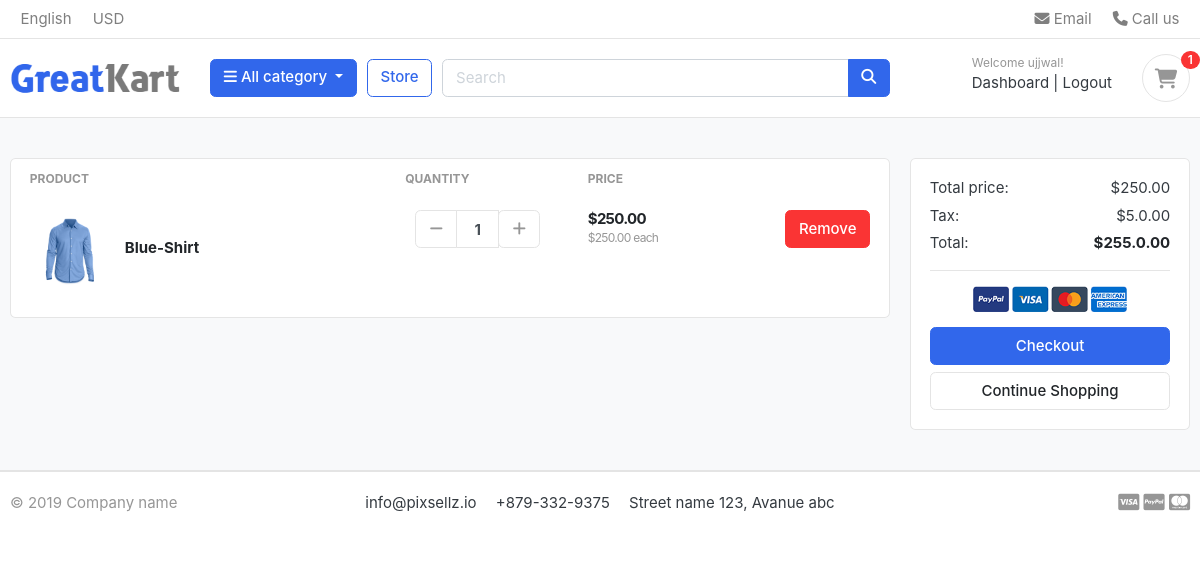
The app's page /cart/ (signed in), older data.
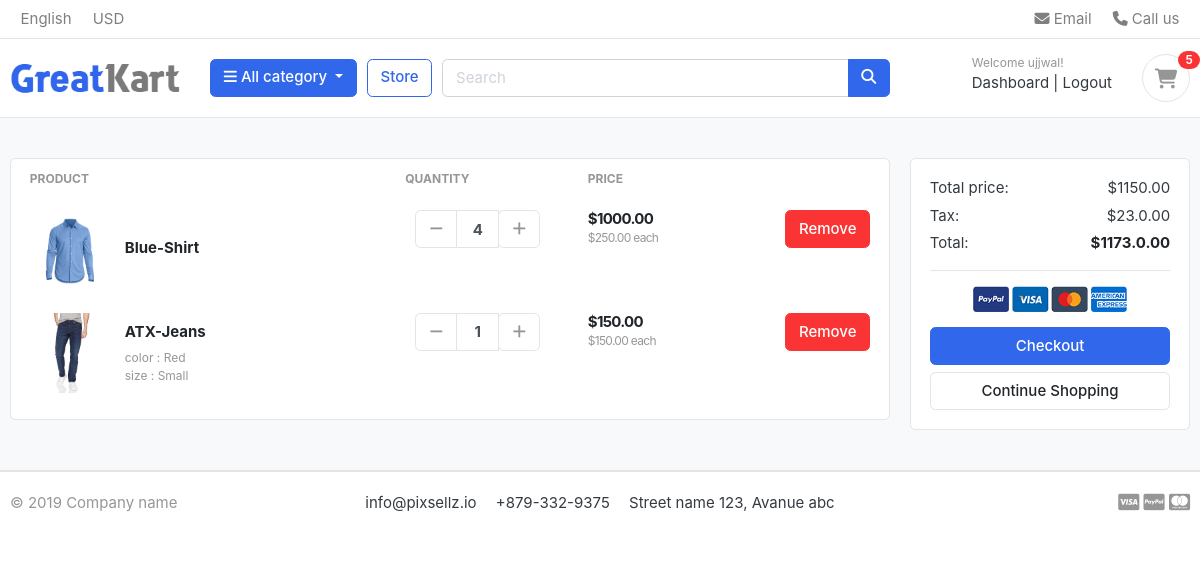
The same page, newer data.
### carts/models.py (models this page shows, shortened)
class CartItem(models.Model):
    user = models.ForeignKey(Account,on_delete=models.CASCADE,null=True)
    product = models.ForeignKey(Product, on_delete=models.CASCADE)
    variations = models.ManyToManyField(Variation)
    cart    = models.ForeignKey(Cart, on_delete=models.CASCADE, null=True)
    quantity = models.IntegerField()
    is_active = models.BooleanField(default=True)
    def sub_total(self):
        return self.product.price * self.quantity

### store/models.py (models this page shows, shortened)
class Product(models.Model):
    product_name    = models.CharField(max_length=200, unique=True)
    slug            = models.SlugField(max_length=200, unique=True)
    description     = models.TextField(max_length=500, blank=True)
    price           = models.IntegerField()
    images          = models.ImageField(upload_to='photos/products')
    stock           = models.IntegerField()
    is_available    = models.BooleanField(default=True)
    category        = models.ForeignKey(Category, on_delete=models.CASCADE)
    created_date    = models.DateTimeField(auto_now_add=True)
    modified_date   = models.DateTimeField(auto_now=True)
    def get_url(self):
        return reverse('product_detail', args=[self.category.slug, self.slug])             # product_detail =url name

class Variation(models.Model):
    product = models.ForeignKey(Product, on_delete=models.CASCADE)
    variation_category = models.CharField(max_length=150, choices=variation_category_choice)
    variation_value     = models.CharField(max_length=100)
    is_active           = models.BooleanField(default=True)
    created_date        = models.DateTimeField(auto_now=True)
    objects = VariationManager()

### carts/views.py (the view)
# urls.py: path('', views.cart,name="cart"),
def cart(request, total = 0, quantity = 0, cart_items = None):
    try:
        tax = 0
        grand_total = 0
        if request.user.is_authenticated:
            cart_items = CartItem.objects.filter(user=request.user, is_active = True)
        else:
            cart = Cart.objects.get(cart_id = _cart_id(request))
            cart_items = CartItem.objects.filter(cart = cart, is_active = True)
        for cart_item in cart_items:
            total += (cart_item.product.price * cart_item.quantity)
            quantity += cart_item.quantity
        tax = (2 * total)/100
        grand_total = total + tax
    except ObjectDoesNotExist:
        pass
    context = {
        'total' : total,
        'quantity' : quantity,
        'cart_items' : cart_items,
        'tax' : tax,
        'grand_total' : grand_total,
    }
    return render(request,'store/cart.html',context)

### carts/context_processors.py (called while the page is built)
def counter(request):
    cart_count = 0
    if 'admin' in request.path:
        return {}
    else:
        try:
            cart = Cart.objects.filter(cart_id = _cart_id(request))
            if request.user.is_authenticated:
                cart_items = CartItem.objects.all().filter(user=request.user)
            else:
                cart_items = CartItem.objects.all().filter(cart=cart[:1])
            for cart_item in cart_items:
                cart_count += cart_item.quantity
        except Cart.DoesNotExist:
            cart_count = 0
    return dict(cart_count=cart_count)

### carts/views.py (called while the page is built)
def  _cart_id(request):
    cart = request.session.session_key
    if not cart:
        cart = request.session.create()
    return cart

### category/context_processors.py (called while the page is built)
def menu_links(request):
    links = Category.objects.all()
    return dict(links = links)

### category/models.py (called while the page is built)
    def get_url(self):
        return reverse('products_by_category', args=[self.slug])             # products_by_category =url name

### templates/store/cart.html (shortened to what the changed rows need)
{% extends "base.html" %}
{% load static %}
{% block content %}
    <section class="section-content padding-y bg">
    <div class="container">
        {% if not cart_items %}
        <h2 class="text-center">Your Cart Is Empty</h2>
        <br>
        <div class="text-center">
            <a href="{% url 'store' %}" class="btn btn-primary">continue shopping</a>
        </div>
        <br>
        {% else %}
    <div class="row">
        <aside class="col-lg-9">
    <div class="card">
    <table class="table table-borderless table-shopping-cart">
    <thead class="text-muted">
    <tr class="small text-uppercase">
      <th scope="col">Product</th>
      <th scope="col" width="120">Quantity</th>
      <th scope="col" width="120">Price</th>
      <th scope="col" class="text-right" width="200"> </th>
    </tr>
    </thead>
    <tbody>
   {% for cart_item in cart_items %}
   <tr>
        <td>
            <figure class="itemside align-items-center">
                <div class="aside"><img src="{{ cart_item.product.images.url }}" class="img-sm"></div>
                <figcaption class="info">
                    <a href="{{ cart_item.product.get_url }}" class="title text-dark"><b>{{ cart_item.product.product_name }}</b></a>
                    <p class="text-muted small">
                        {% if cart_item.variations.all %}
                            {% for item in cart_item.variations.all %}
                                {{item.variation_category}} : {{item.variation_value | capfirst}}<br>
                            {% endfor %}
                        {% endif %}
                    </p>
                </figcaption>
            </figure>
        </td>
        <td>
                        <div class="col">
                            <div class="input-group input-spinner">
                                <div class="input-group-prepend">
                                <a href="{% url 'remove_cart' cart_item.product.id cart_item.id %}" class="btn btn-light" type="button" id="button-plus"> <i class="fa fa-minus"></i> </a>
                                </div>
                                <input type="text" class="form-control"  value="{{cart_item.quantity}}">
                                <div class="input-group-append">
                            <form action="{% url 'add_cart' cart_item.product.id %}" method="post">
                                <button class="btn btn-light" type="submit" id="button-minus"> <i class="fa fa-plus"></i> </button>
                            </form>
                            </div>
                            </div>
                        </div>
        </td>
        <td>
            <div class="price-wrap">
                <var class="price">${{cart_item.sub_total}}.00</var>
                <small class="text-muted"> ${{cart_item.product.price}}.00 each </small>
            </div>
        </td>
        <td class="text-right">
        <a href="{% url 'remove_cart_item' cart_item.product.id cart_item.id %}" onclick="return confirm('Are you sure you want to delete this item ?')" class="btn btn-danger"> Remove</a>
        </td>
    </tr>
   {% endfor %}
    </tbody>
    </table>
    </div>
        </aside>
        <aside class="col-lg-3">
            <div class="card">
            <div class="card-body">
                <dl class="dlist-align">
                  <dt>Total price:</dt>
                  <dd class="text-right">${{total}}.00</dd>
                </dl>
                <dl class="dlist-align">
                  <dt>Tax:</dt>
                  <dd class="text-right"> ${{tax}}.00</dd>
                </dl>
                <dl class="dlist-align">
                  <dt>Total:</dt>
                  <dd class="text-right text-dark b"><strong>${{grand_total}}.00</strong></dd>
                </dl>
                <hr>
                <p class="text-center mb-3">
                    <img src="{% static 'images/misc/payments.png' %}" height="26">
                </p>
                <a href="{% url 'checkout' %}" class="btn btn-primary btn-block"> Checkout </a>
                <a href="{% url 'store' %}" class="btn btn-light btn-block">Continue Shopping</a>
            </div>
            </div>
    </aside>
    </div>
    </div>
    </section>
    {% endif %}
    </body>
    </html>
{% endblock content %}

### templates/includes/navbar.html (shortened to what this page needs)
{% load static %}
<header class="section-header">
    <nav class="navbar p-md-0 navbar-expand-sm navbar-light border-bottom">
    <div class="container">
      <div class="collapse navbar-collapse" id="navbarTop4">
        <ul class="navbar-nav mr-auto">
            <li class="nav-item dropdown">
                 <a href="#" class="nav-link">   English </a>
            </li>
            <li class="nav-item dropdown">
                <a href="#" class="nav-link"> USD </a>
            </li>
        </ul>
        <ul class="navbar-nav">
            <li><a href="#" class="nav-link"> <i class="fa fa-envelope"></i> Email </a></li>
            <li><a href="#" class="nav-link"> <i class="fa fa-phone"></i> Call us </a></li>
        </ul>
      </div>
    </div>
    </nav>
    <section class="header-main border-bottom">
        <div class="container">
    <div class="row align-items-center">
        <div class="col-lg-2 col-md-3 col-6">
            <a href="/" class="brand-wrap">
                <img class="logo" src="{% static 'images/logo.png' %}">
            </a>
        </div>
        <div class="col-lg col-sm col-md col-6 flex-grow-0">
            <div class="category-wrap dropdown d-inline-block float-right">
                <button type="button" class="btn btn-primary dropdown-toggle" data-toggle="dropdown">
                    <i class="fa fa-bars"></i> All category
                </button>
            </div>
        </div>
        <a href="{% url 'store' %}" class="btn btn-outline-primary">Store</a>
        <div class="col-lg  col-md-6 col-sm-12 col">
            <form action="{% url 'search' %}" class="search" method='GET'>
                <div class="input-group w-100">
                    <input type="text" class="form-control" style="width:60%;" placeholder="Search" name="keyword">
                    <div class="input-group-append">
                      <button class="btn btn-primary" type="submit">
                        <i class="fa fa-search"></i>
                      </button>
                    </div>
                </div>
            </form>
        </div>
        <div class="col-lg-3 col-sm-6 col-8 order-2 order-lg-3">
                    <div class="d-flex justify-content-end mb-3 mb-lg-0">
                        {% if user.id is None %}
                        <div class="widget-header">
                            <small class="title text-muted">Welcome guest!</small>
                            <div>
                                <a href="{% url 'login' %}">Sign in</a> <span class="dark-transp"> | </span>
                                <a href="{% url 'register' %}"> Register</a>
                            </div>
                        </div>
                        <a href="{% url 'cart' %}" class="widget-header pl-3 ml-3">
                            <div class="icon icon-sm rounded-circle border"><i class="fa fa-shopping-cart"></i></div>
                            <span class="badge badge-pill badge-danger notify">{{cart_count}}</span>
                        </a>
                    </div>
                    {% else %}
                    <div class="widget-header">
                        <small class="title text-muted">Welcome {{user.first_name}}!</small>
                        <div>
                          <a href="{% url 'dashboard' %}">Dashboard</a> <span class="dark-transp"> | </span>
                          <a href="{% url 'logout' %}"> Logout</a>
                        </div>
                      </div>
                      <a href="{% url 'cart' %}" class="widget-header pl-3 ml-3">
                        <div class="icon icon-sm rounded-circle border"><i class="fa fa-shopping-cart"></i></div>
                        <span class="badge badge-pill badge-danger notify">{{cart_count}}</span>
                    </a>
                      {% endif %}
                </div>
    </div>
        </div>
    </section>
    </header>

Row changes from the older to the newer data that the page shows:
changed CartItem "Blue-Shirt": quantity "1" → "4"; sub_total "250" → "1000"
added CartItem: product.images (picture), product.product_name "ATX-Jeans", quantity "1", sub_total "150", product.price "150"
now on this page (row unchanged): Variation: variation_category "color", variation_value "Red"
now on this page (row unchanged): Variation: variation_category "size", variation_value "Small"
Text that changed along with them:
{{ cart_count }}: "1" → "5"
{{ total }}: "250" → "1150"
{{ tax }}: "5.0" → "23.0"
{{ grand_total }}: "255.0" → "1173.0"
